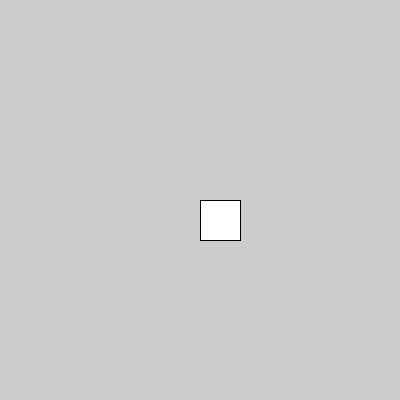
Frame 1 (no input)
Frame 60 (the mouse pressed at the canvas centre just before this capture): identical to frame 1, image omitted
Frame 120 (the mouse held since frame 60 and released just before this capture): identical to frame 1, image omitted

The Processing sketch that drew this single still picture (run headless with seeded random() and noise(); from frame 60 on, the mouse is pressed at the canvas centre):

// Processing sketch: lots_of_squares
// ── lots_of_squares.pde
void setup() {
 size(400, 400); 
}
void draw() {
 rect(width/2, height/2, 40, 40); 
} 
